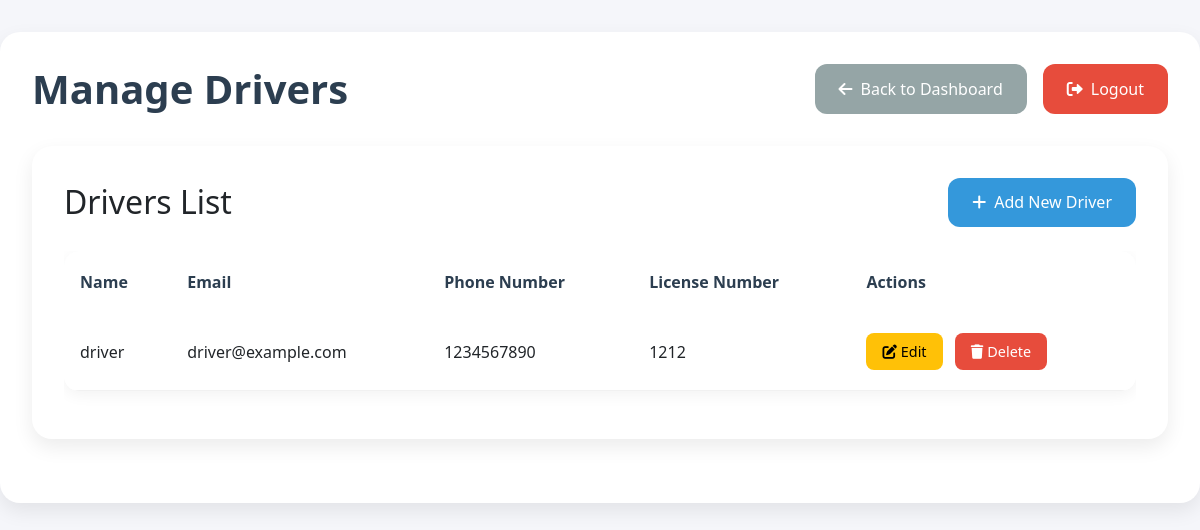
The page /manage-drivers/ on the database as committed earlier.
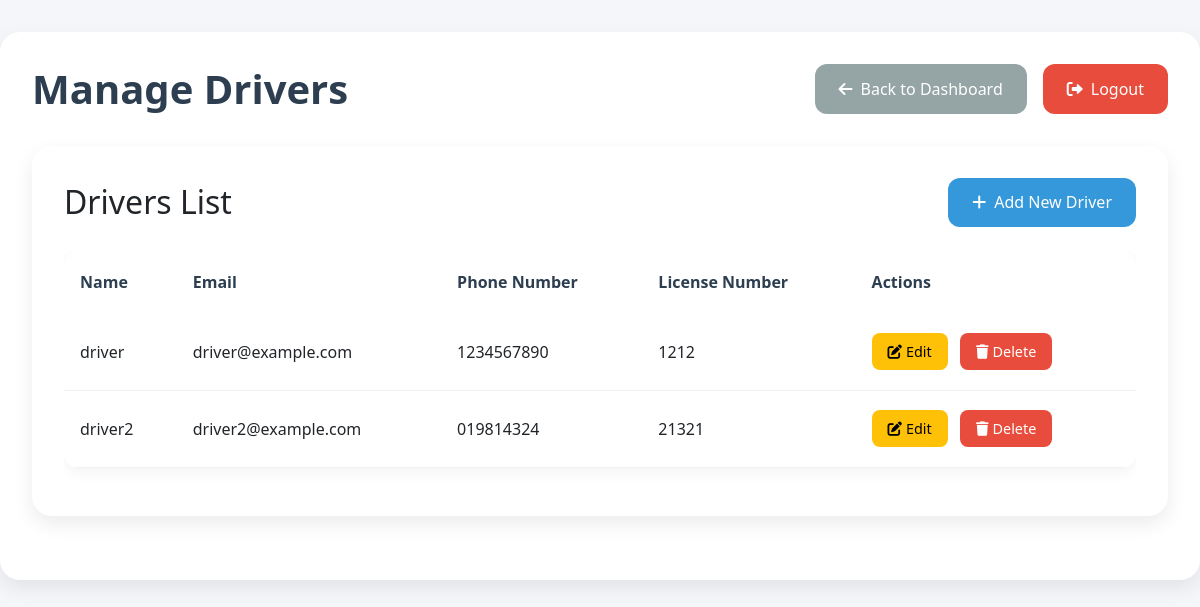
The same page on the database as committed later.
### myproject/models.py (models this page shows, shortened)
class Driver(models.Model):
    user = models.OneToOneField(User, on_delete=models.CASCADE, primary_key=True)
    full_name = models.CharField(max_length=100, default="Unknown")
    phone_number = models.CharField(max_length=15, default="")
    license_number = models.CharField(max_length=50)

class User(AbstractBaseUser):
    ROLE_CHOICES = [
        ("admin", "Admin"),
        ("staff", "Dealership Staff"),
        ("driver", "Delivery Driver"),
        ("customer", "Customer"),
    ]
    email = models.EmailField(unique=True)
    role = models.CharField(max_length=20, choices=ROLE_CHOICES)
    is_active = models.BooleanField(default=True)
    is_staff = models.BooleanField(default=False)
    objects = UserManager()
    USERNAME_FIELD = "email"
    REQUIRED_FIELDS = ["role"]

### myproject/views.py (the view)
# urls.py: path('manage-drivers/', views.manage_drivers, name='manage_drivers'),
def manage_drivers(request):
    driver_list = Driver.objects.all()
    return render(request, "manage_driver.html", {"driver_list": driver_list})

### myproject/templates/manage_driver.html (shortened to what this page needs)
<!DOCTYPE html>
{% load static %}
<html lang="en">
<head>
  <link href="https://cdn.jsdelivr.net/npm/bootstrap@5.3.0/dist/css/bootstrap.min.css" rel="stylesheet">
  <link rel="stylesheet" href="https://cdnjs.cloudflare.com/ajax/libs/font-awesome/6.0.0/css/all.min.css">
</head>
<body>
  <div class="dashboard-box">
    <div class="dashboard-header">
      <h1>Manage Drivers</h1>
      <div class="button-container">
        <a href="{% url 'admin_dashboard' %}" class="btn btn-secondary">
          <i class="fas fa-arrow-left me-2"></i>Back to Dashboard
        </a>
        <a href="{% url 'logout' %}" class="btn btn-danger">
          <i class="fas fa-sign-out-alt me-2"></i>Logout
        </a>
      </div>
    </div>
    <div class="dashboard-box">
      <div class="d-flex justify-content-between align-items-center mb-4">
        <h2 class="m-0">Drivers List</h2>
        <button class="btn btn-primary" data-bs-toggle="modal" data-bs-target="#addDriverModal">
          <i class="fas fa-plus me-2"></i>Add New Driver
        </button>
      </div>
      {% if driver_list %}
        <div class="table-responsive">
          <table class="table">
            <thead>
              <tr>
                <th>Name</th>
                <th>Email</th>
                <th>Phone Number</th>
                <th>License Number</th>
                <th>Actions</th>
              </tr>
            </thead>
            <tbody>
              {% for driver in driver_list %}
              <tr>
                <td>{{ driver.full_name }}</td>
                <td>{{ driver.user.email }}</td>
                <td>{{ driver.phone_number }}</td>
                <td>{{ driver.license_number }}</td>
                <td>
                  <button class="btn btn-warning btn-sm me-2" data-bs-toggle="modal" data-bs-target="#editDriverModal{{ driver.user.id }}">
                    <i class="fas fa-edit me-1"></i>Edit
                  </button>
                  <button class="btn btn-danger btn-sm" data-bs-toggle="modal" data-bs-target="#deleteDriverModal{{ driver.user.id }}">
                    <i class="fas fa-trash me-1"></i>Delete
                  </button>
                </td>
              </tr>
              {% endfor %}
            </tbody>
          </table>
        </div>
      {% else %}
        <div class="alert alert-info" role="alert">
          <i class="fas fa-info-circle me-2"></i>No drivers found. Add a new driver using the "Add New Driver" button above.
        </div>
      {% endif %}
    </div>
  </div>
</body>
</html>

Rows that differ between the two databases and show on the page:
added Driver: full_name "driver2", user.email "driver2@example.com", phone_number "019814324", license_number "21321"
